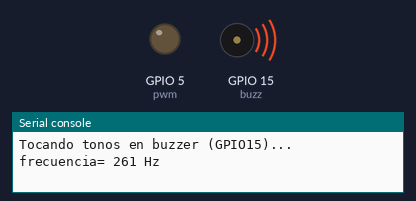
This program was run on a simulated ESP32 board running MicroPython. On the bench: output pins drawn as LEDs (lit = HIGH), buzzer (waves = sounding), the last lines printed to the serial console. At 12.0 s the program stops and its outputs stay as they are.

Above: at 0.1 s.
At 11.1 s:
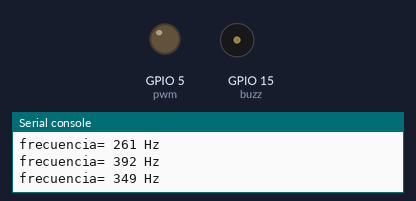
Timing chart, 0 to 12.6 s (numbered marks = the images above):
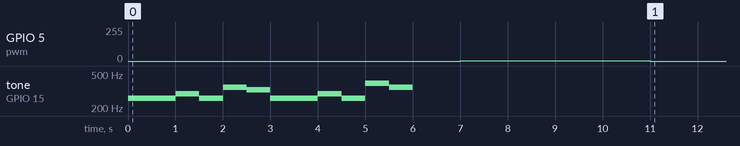

The program:

PWM.py
```python
####################PWM FRECUENCIAS
from machine import Pin, PWM
import time

buzz = PWM(Pin(15))
volumen = 128

# Escala simple de 4 notas (frecuencias aproximadas)
notas = [261, 261, 293 ,261, 349,  329, 261, 261, 293 ,261, 392,  349]  # A4, C5, E5, A5


print("Tocando tonos en buzzer (GPIO15)...")
for f in notas:
    buzz.freq(f)
    buzz.duty(volumen)
    print("frecuencia=", f  ,"Hz")
    time.sleep(0.5)
##########################################PWM para duty
buzz.duty(0)   # apagar
buzz.deinit()

from machine import Pin, PWM
from time import sleep_ms

pwm=PWM(Pin(5),freq=1000, duty=0)

for d in (0, 1, 2, 3, 4, 0):
    pwm.duty(d)
    sleep_ms(1000)

pwm.deinit()
```

Measured:
- by itself, GPIO 5 (pwm): 0/255 → 1/255 at 7.0 s, → 0/255 4.0 s later
- by itself, tone on GPIO 15 (buzz): plays 261 Hz for 1.0 s, 293 Hz for 0.50 s, 261 Hz for 0.50 s, 349 Hz for 0.50 s, 329 Hz for 0.50 s, 261 Hz for 1.0 s … (10 notes in this stretch)
